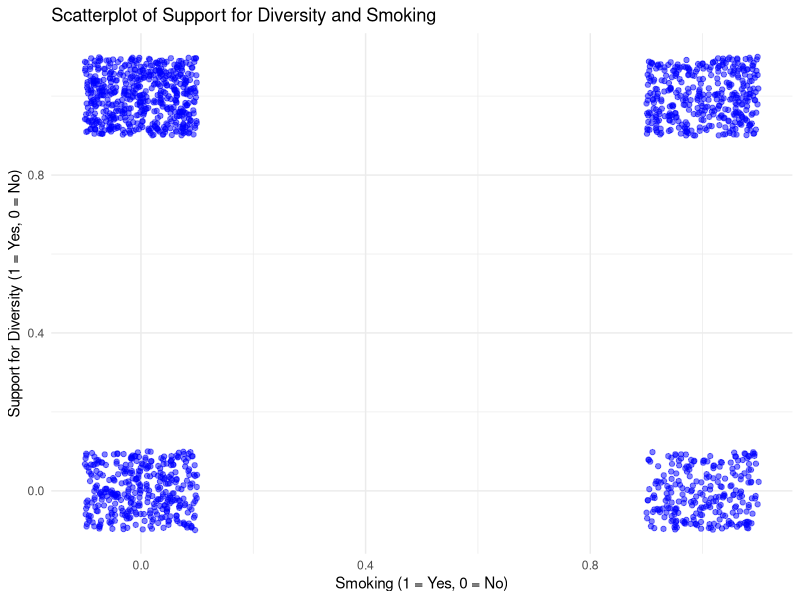

Reproduce this figure in R.
## ---- chunk 1
library(foreign)
library(dplyr)
library(ggplot2)
# set working directory
d <- read.dta("publicopinionUS.dta")
dim(d)
names(d)

## ---- chunk 2
d <- d |>
  mutate(trump_support = ifelse(q2 == "Approve", 1, 0))
approve <- sum(d$trump_support, na.rm =T)
approve
## ---- chunk 3
state_support <- d |>
  group_by(state) |>
  summarize(
    total_responses = n(),
    approve_count = sum(q2 == "Approve"),
    approve_proportion = approve_count/total_responses
)
high_support <- state_support |>
  filter(approve_proportion == max(approve_proportion))
low_support <- state_support |>
  filter(approve_proportion == min(approve_proportion))

high_support
low_support
## ---- chunk 4
rep <- d |>
  filter(partyln == "Republican")
approve_gop <- mean(rep$q2 == "Approve", na.rm = TRUE)
approve_gop
## ---- chunk 5
dems <- d |>
  filter(partyln == "Democrat")
approve_dems <- mean(dems$q2 == "Approve", na.rm = TRUE)
approve_dems
## ---- chunk 6
dem_support <- d |>
  filter(partyln == "Democrat" & trump_support == 1)
state_counts <- dem_support |>
  group_by(state) |>
  summarize(count = n())

high_dem_support <- state_counts |>
  filter(count == max(count))

high_dem_support
## ---- chunk 7
d <- d |>
  mutate(support_for_div = ifelse(q73 == "A better place to live", 1, 0))
div_support <- sum(d$support_for_div, na.rm = TRUE)
div_support_mean <- mean(d$support_for_div, na.rm = TRUE)
div_support
## ---- chunk 8
trump_support1 <- d |>
  filter(q2 == "Approve")
div_trump_support <- mean(trump_support1$q73 == "A better place to live", na.rm = TRUE)
div_trump_support
## ---- chunk 9
state_div_support <- d |>
  group_by(state) |>
  summarize(
    total_responses = n(),
    support_count = sum(q73 == "A better place to live"),
    support_proportion = support_count/total_responses
  )
highest_div_support <- state_div_support |>
  filter(support_proportion == max(support_proportion))
lowest_div_support <- state_div_support |>
  filter(support_proportion == min(support_proportion))

highest_div_support
lowest_div_support
## ---- chunk 10
d <- d |>
  mutate(
    midwest = ifelse(state %in% c("ND", "SD", "NE", "MN",
                                  "IA", "MO", "WI", "IL",
                                  "KS", "MI", "IN", "OH"), 1, 0),
    south = ifelse(state %in% c("AL", "KY", "MS", "TN",
                                "AR", "LA", "OK", "TX"), 1, 0)
  )
midwest <- mean(d$midwest == 1, na.rm = TRUE)


south <- mean(d$south == 1, na.rm = TRUE)

midwest
south
## ---- chunk 11
trump_support2 <- d |>
  filter(q2 == "Approve")
midwest_trump_support <- mean(trump_support2$midwest == 1, na.rm = TRUE)
south_trump_support <- mean(trump_support2$south == 1, na.rm = TRUE)
midwest_trump_support
## ---- chunk 12
d <- d |>
  mutate(non_south_democrat = ifelse(!(state %in% south) & partyln == "Democrat", 1, 0))
trump_support3 <- d |>
  filter(q2 == "Approve")
nonsouth_dem_trump <- mean(trump_support3$non_south_democrat == 1, na.rm = TRUE)

nonsouth_dem_trump
## ---- chunk 13
midwest <- d |>
  filter(state %in% c("ND", "SD", "NE", "MN",
                      "IA", "MO", "WI", "IL",
                      "KS", "MI", "IN", "OH"))
midwest <- midwest |>
  dplyr::select(-midwest, -south)
write.csv(midwest, "publicopinionUS_midwest.csv")
write.dta(midwest, "publicopinionUS_midwest.dta")
south <- d |>
  filter(state %in% c("AL", "KY", "MS", "TN",
                      "AR", "LA", "OK", "TX"))
south <- south |>
  dplyr::select(-midwest, -south)
write.csv(south, "publicopinionUS_south.csv")
write.dta(south, "publicopinionUS_south.dta")

# Filter for respondents from the midwest
midwest <- d |>
  filter(state %in% c("ND", "SD", "NE", "MN",
                      "IA", "MO", "WI", "IL",
                      "KS", "MI", "IN", "OH"))

## ---- chunk 14
d <- d |>
  mutate(smoke = ifelse(smok1 == "Yes", 1, 0))
support_smoke_div <- d |>
  group_by(smoke, support_for_div) |>
  summarize(avg_trump_support = mean(trump_support, na.rm = TRUE))

support_smoke_div
## ---- chunk 15
d <- d |>
  mutate(voted = ifelse(pvote16a == "Voted", 1, 0))
smoke_likelihood <- d |>
  group_by(voted) |>
  summarize(smoke_rates = mean(smoke, na.rm = T))
smoke_likelihood
## ---- chunk 16
indiana_state <- d |>
  group_by(state) |>
  summarize(vote_likelihood = mean(voted, na.rm = TRUE)) |>
  filter(state %in% c("IN", "TX"))

indiana_state
## ---- chunk 17
# logit regression - 
logit_support_trump_div <- glm(trump_support ~ support_for_div, data = d, family = binomial)

summary(logit_support_trump_div)

# computing confidence intervals 
confint(logit_support_trump_div)

#double check CI computation 
beta_1 <- -1.1113
se_beta_1 <- 0.10974

# Number of observations 
n <- 1503

# Compute the critical t-value for a 95% confidence level
alpha <- 0.05
t_critical <- qt(1 - alpha / 2, df = n - 2)

# Calculate the confidence interval
lower_ci <- beta_1 - t_critical * se_beta_1
upper_ci <- beta_1 + t_critical * se_beta_1

# Display the results
cat("95% Confidence Interval for beta1:", "[", round(lower_ci, 4), ",", round(upper_ci, 4), "]\n")
## ---- chunk 18
# Run the logistic regression
logit_smoking_trump <- glm(trump_support ~ smoke, data = d, family = binomial)

# Regression summary
summary(logit_smoking_trump)

# Compute 95% confidence intervals for smoking
confint(logit_smoking_trump)

# Double check computation of CIs 
beta_smoke <- coef(logit_smoking_trump)["smoke"]
se_smoke <- summary(logit_smoking_trump)$coefficients["smoke", "Std. Error"]

# Compute the critical t-value for a 95% confidence level
n <- nrow(d)
t_critical <- qt(1 - 0.05 / 2, df = n - 2)

# Calculate the confidence interval
lower_ci <- beta_smoke - t_critical * se_smoke
upper_ci <- beta_smoke + t_critical * se_smoke

# Display the results
cat("95% Confidence Interval for smoke coefficient:", "[", round(lower_ci, 4), ",", round(upper_ci, 4), "]\n")

## ---- chunk 19
# Ensure partisanship is a factor with specified reference level
d$partyln <- factor(d$partyln, levels = c("Republican", "Independent", "Democrat"))

# Run the logistic regression
logit_party <- glm(trump_support ~ partyln, data = d, family = binomial)

# Display the regression summary
summary(logit_party)

# Compute confidence intervals
confint(logit_party)
## ---- chunk 20
library(ggplot2)

# Generate scatterplot
ggplot(d, aes(x = smoke, y = support_for_div)) +
  geom_jitter(width = 0.1, height = 0.1, alpha = 0.5, color = "blue") +
  labs(
    title = "Scatterplot of Support for Diversity and Smoking",
    x = "Smoking (1 = Yes, 0 = No)",
    y = "Support for Diversity (1 = Yes, 0 = No)"
  ) +
  theme_minimal()


